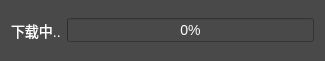
<?xml version="1.0" encoding="UTF-8"?>
<ui version="4.0">
 <class>DownloadWidget</class>
 <widget class="QWidget" name="DownloadWidget">
  <property name="geometry">
   <rect>
    <x>0</x>
    <y>0</y>
    <width>325</width>
    <height>61</height>
   </rect>
  </property>
  <property name="windowTitle">
   <string>资源下载器</string>
  </property>
  <property name="styleSheet">
   <string notr="true">background-color: rgb(73, 73, 73);</string>
  </property>
  <layout class="QHBoxLayout" name="horizontalLayout_2">
   <item>
    <layout class="QHBoxLayout" name="horizontalLayout">
     <item>
      <widget class="QLabel" name="label">
       <property name="styleSheet">
        <string notr="true">QLabel {
    font-family: &quot;Microsoft YaHei&quot;;
    font-size: 14px;
    color: #FFFFFF;
}</string>
       </property>
       <property name="text">
        <string>下载中..</string>
       </property>
      </widget>
     </item>
     <item>
      <widget class="QProgressBar" name="progressBar">
       <property name="styleSheet">
        <string notr="true">QProgressBar{
	font-family: &quot;Microsoft YaHei&quot;;
    font-size: 14px;
    color: #FFFFFF;
}</string>
       </property>
       <property name="value">
        <number>0</number>
       </property>
      </widget>
     </item>
    </layout>
   </item>
  </layout>
 </widget>
 <layoutdefault spacing="6" margin="11"/>
 <resources/>
 <connections/>
</ui>
